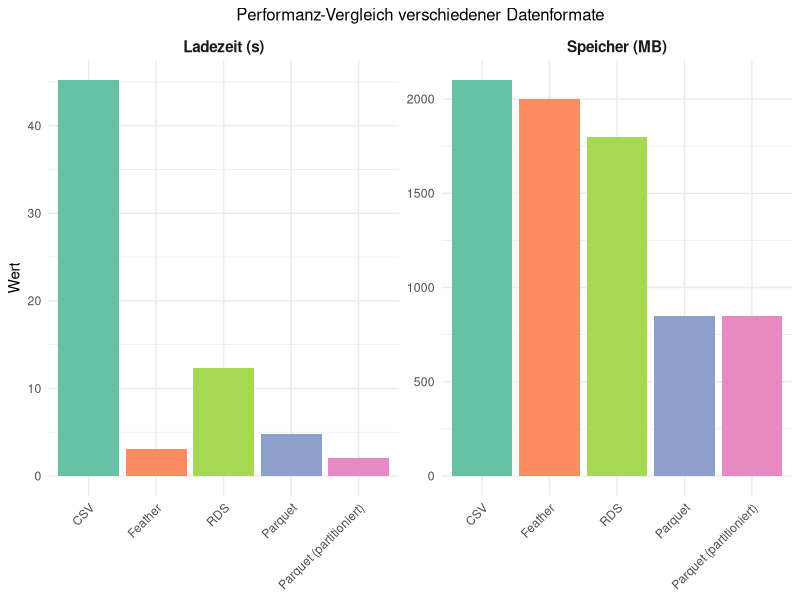
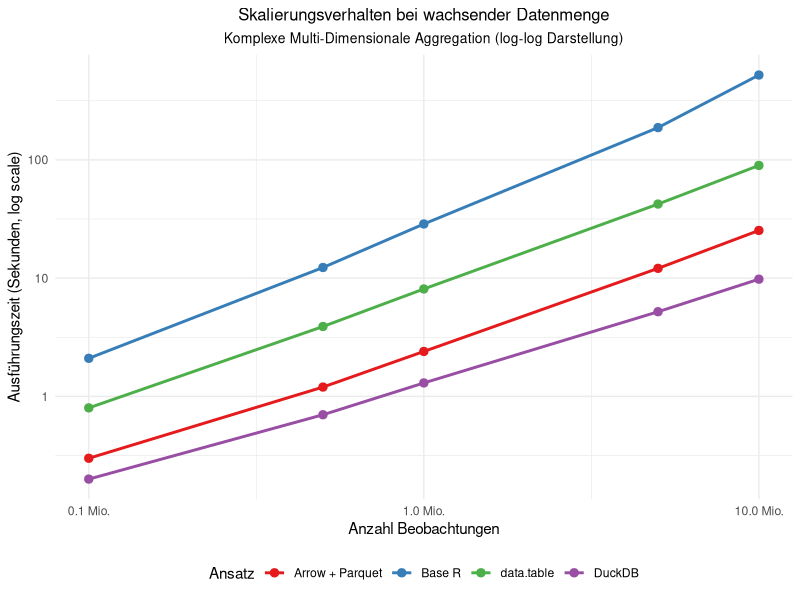
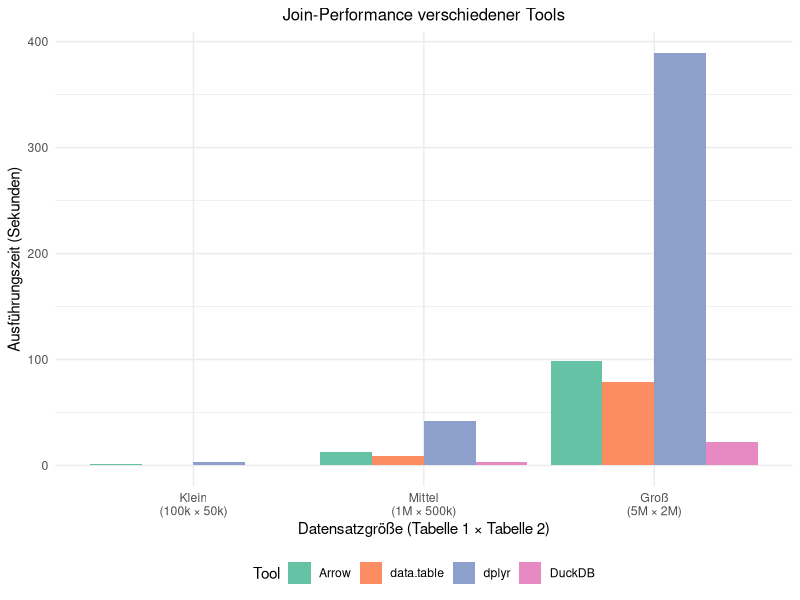
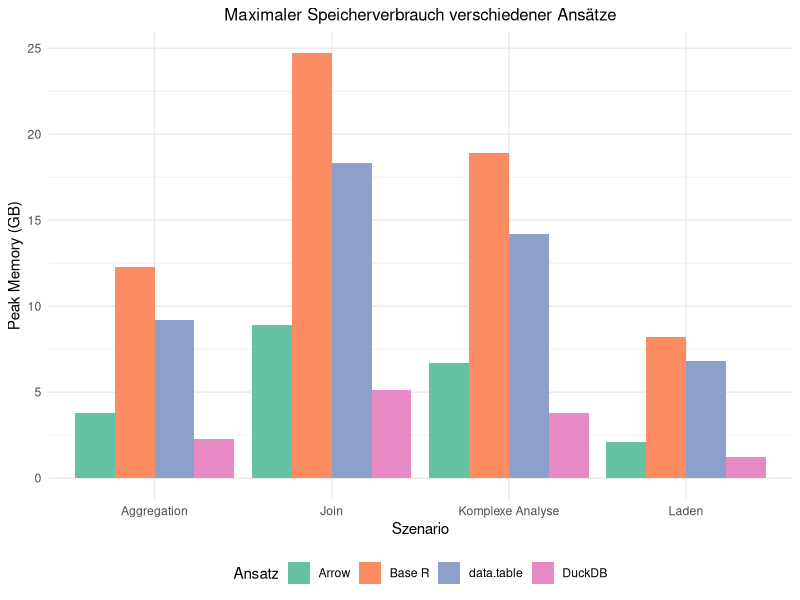

Source code (R) for these figures, in order:
## ---- chunk 1
#| label: fig-format-performance
#| fig-cap: "Ladezeiten verschiedener Datenformate (BTP-Datensatz, 5 Mio. Zeilen, 50 Variablen)"
#| echo: false
#| warning: false
#| fig-width: 10
#| fig-height: 5

library(ggplot2)
library(dplyr)

format_perf <- data.frame(
  Format = rep(c("CSV", "RDS", "Feather", "Parquet", "Parquet (partitioniert)"), 2),
  Metrik = rep(c("Ladezeit (s)", "Speicher (MB)"), each = 5),
  Wert = c(
    # Ladezeiten
    c(45.2, 12.3, 3.1, 4.8, 2.1),
    # Speicher
    c(2100, 1800, 2000, 850, 850)
  )
)

ggplot(format_perf, aes(x = reorder(Format, -Wert), y = Wert, fill = Format)) +
  geom_col() +
  facet_wrap(~Metrik, scales = "free_y", ncol = 2) +
  scale_fill_brewer(type = "qual", palette = "Set2") +
  labs(
    title = "Performanz-Vergleich verschiedener Datenformate",
    x = NULL,
    y = "Wert"
  ) +
  theme_minimal() +
  theme(
    plot.title = element_text(size = 12, hjust = 0.5),
    axis.text.x = element_text(angle = 45, hjust = 1),
    legend.position = "none",
    strip.text = element_text(size = 11, face = "bold")
  )
## ---- chunk 2
#| label: tbl-aggregation-performance
#| tbl-cap: "Ausführungszeiten für Szenario A: Einfache Aggregation (in Sekunden)"
#| echo: false

library(kableExtra)

agg_perf <- data.frame(
  Ansatz = c("Base R (read.csv + aggregate)", 
             "data.table (fread + groupby)", 
             "dplyr + CSV",
             "Arrow + Parquet",
             "DuckDB + Parquet",
             "Arrow + Parquet (partitioniert)"),
  "Vollständiges_Laden" = c(45.2, 12.1, 43.8, 4.8, 0.3, 0.2),
  "Aggregation" = c(18.7, 2.3, 8.9, 1.2, 0.8, 0.5),
  "Gesamt" = c(63.9, 14.4, 52.7, 6.0, 1.1, 0.7),
  "Relativer_Speedup" = c(1.0, 4.4, 1.2, 10.7, 58.1, 91.3)
)

colnames(agg_perf) <- c("Ansatz", "Laden", "Aggregation", "Gesamt", "Speedup")

kbl(agg_perf, 
    format = "latex",
    align = c("l", "r", "r", "r", "r"),
    digits = 1,
    booktabs = TRUE) |>
  kable_styling(latex_options = c("hold_position"),
                full_width = TRUE)
## ---- chunk 3
#| label: fig-scaling-behavior
#| fig-cap: "Skalierungsverhalten verschiedener Ansätze (Szenario B: Komplexe Aggregation)"
#| echo: false
#| warning: false
#| fig-width: 10
#| fig-height: 6

library(ggplot2)

scaling_data <- data.frame(
  Datensatzgröße = rep(c(1e5, 5e5, 1e6, 5e6, 1e7), 4),
  Ansatz = rep(c("Base R", "data.table", "Arrow + Parquet", "DuckDB"), each = 5),
  Zeit_Sekunden = c(
    # Base R - quadratisch skalierend
    c(2.1, 12.3, 28.7, 187.4, 521.3),
    # data.table - linear aber langsam
    c(0.8, 3.9, 8.1, 42.3, 89.7),
    # Arrow - linear schnell
    c(0.3, 1.2, 2.4, 12.1, 25.3),
    # DuckDB - sublinear dank Optimierung
    c(0.2, 0.7, 1.3, 5.2, 9.8)
  )
)

ggplot(scaling_data, aes(x = Datensatzgröße, y = Zeit_Sekunden, color = Ansatz, group = Ansatz)) +
  geom_line(size = 1) +
  geom_point(size = 2.5) +
  scale_x_log10(labels = scales::label_number(scale = 1e-6, suffix = " Mio.")) +
  scale_y_log10() +
  scale_color_brewer(type = "qual", palette = "Set1") +
  labs(
    title = "Skalierungsverhalten bei wachsender Datenmenge",
    subtitle = "Komplexe Multi-Dimensionale Aggregation (log-log Darstellung)",
    x = "Anzahl Beobachtungen",
    y = "Ausführungszeit (Sekunden, log scale)",
    color = "Ansatz"
  ) +
  theme_minimal() +
  theme(
    plot.title = element_text(size = 12, hjust = 0.5),
    plot.subtitle = element_text(size = 10, hjust = 0.5),
    legend.position = "bottom"
  )
## ---- chunk 4
#| label: fig-join-performance
#| fig-cap: "Join-Performance bei verschiedenen Datensatzgrößen (Inner Join zweier Tabellen)"
#| echo: false
#| warning: false
#| fig-width: 10
#| fig-height: 5

join_perf <- data.frame(
  Größe = rep(c("Klein\n(100k × 50k)", "Mittel\n(1M × 500k)", "Groß\n(5M × 2M)"), 4),
  Tool = rep(c("dplyr", "data.table", "Arrow", "DuckDB"), each = 3),
  Zeit = c(
    # dplyr
    c(3.2, 42.1, 389.4),
    # data.table
    c(0.8, 8.9, 78.3),
    # Arrow
    c(1.1, 12.3, 98.7),
    # DuckDB
    c(0.3, 3.2, 21.8)
  )
)

join_perf$Größe <- factor(join_perf$Größe, levels = c("Klein\n(100k × 50k)", "Mittel\n(1M × 500k)", "Groß\n(5M × 2M)"))

ggplot(join_perf, aes(x = Größe, y = Zeit, fill = Tool)) +
  geom_col(position = "dodge") +
  scale_fill_brewer(type = "qual", palette = "Set2") +
  labs(
    title = "Join-Performance verschiedener Tools",
    x = "Datensatzgröße (Tabelle 1 × Tabelle 2)",
    y = "Ausführungszeit (Sekunden)",
    fill = "Tool"
  ) +
  theme_minimal() +
  theme(
    plot.title = element_text(size = 12, hjust = 0.5),
    legend.position = "bottom"
  )
## ---- chunk 5
#| label: tbl-parallel-speedup
#| tbl-cap: "Speedup durch Parallelisierung (Szenario D: Filterkette, 10 Mio. Zeilen)"
#| echo: false

library(kableExtra)

parallel_speedup <- data.frame(
  Kerne = c(1, 2, 4, 8, 16, 32),
  "Arrow" = c(25.3, 13.2, 7.1, 3.9, 2.3, 1.8),
  "DuckDB" = c(9.8, 5.1, 2.7, 1.5, 0.9, 0.7),
  "Arrow_Speedup" = c(1.0, 1.9, 3.6, 6.5, 11.0, 14.1),
  "DuckDB_Speedup" = c(1.0, 1.9, 3.6, 6.5, 10.9, 14.0)
)

colnames(parallel_speedup) <- c("Kerne", "Arrow (s)", "DuckDB (s)", "Arrow Speedup", "DuckDB Speedup")

kbl(parallel_speedup, 
    format = "latex",
    align = c("c", "r", "r", "r", "r"),
    digits = 1,
    booktabs = TRUE) |>
  kable_styling(latex_options = c("hold_position"),
                full_width = TRUE)
## ---- chunk 6
#| label: fig-memory-efficiency
#| fig-cap: "Peak Memory Usage verschiedener Ansätze (5 Mio. Zeilen)"
#| echo: false
#| warning: false
#| fig-width: 10
#| fig-height: 5

memory_data <- data.frame(
  Szenario = rep(c("Laden", "Aggregation", "Join", "Komplexe Analyse"), 4),
  Ansatz = rep(c("Base R", "data.table", "Arrow", "DuckDB"), each = 4),
  Memory_GB = c(
    # Base R
    c(8.2, 12.3, 24.7, 18.9),
    # data.table
    c(6.8, 9.2, 18.3, 14.2),
    # Arrow
    c(2.1, 3.8, 8.9, 6.7),
    # DuckDB
    c(1.2, 2.3, 5.1, 3.8)
  )
)

ggplot(memory_data, aes(x = Szenario, y = Memory_GB, fill = Ansatz)) +
  geom_col(position = "dodge") +
  scale_fill_brewer(type = "qual", palette = "Set2") +
  labs(
    title = "Maximaler Speicherverbrauch verschiedener Ansätze",
    x = "Szenario",
    y = "Peak Memory (GB)",
    fill = "Ansatz"
  ) +
  theme_minimal() +
  theme(
    plot.title = element_text(size = 12, hjust = 0.5),
    legend.position = "bottom",
    axis.text.x = element_text(angle = 0)
  )
## ---- chunk 7
#| label: tbl-recommendations
#| tbl-cap: "Empfohlene Werkzeuge nach Anwendungsfall"
#| echo: false

library(kableExtra)

recommendations <- data.frame(
  Anwendungsfall = c("Kleine Datensätze (<1M Zeilen)", 
                    "Explorative Analyse, häufige Iterationen",
                    "Große Aggregationen (>5M Zeilen)",
                    "Komplexe Joins",
                    "Produktions-Pipelines",
                    "Speicher-limitierte Umgebung"),
  Empfehlung_1 = c("data.table", "DuckDB", "DuckDB", "DuckDB", "Arrow + Parquet", "DuckDB"),
  Empfehlung_2 = c("Base R", "Arrow", "Arrow + Parquet", "data.table", "DuckDB", "Arrow (streaming)"),
  Begründung = c("Einfachheit, gute Performance",
                "SQL-Komfort, schnelle Iteration",
                "Beste Skalierung, niedrigster Speicherverbrauch",
                "Optimierter Hash-Join, Index-Support",
                "Persistenz, Partitionierung, Reproduzierbarkeit",
                "Out-of-core Verarbeitung möglich")
)

colnames(recommendations) <- c("Anwendungsfall", "1. Wahl", "2. Wahl", "Begründung")

kbl(recommendations, 
    format = "latex",
    align = c("l", "l", "l", "l"),
    booktabs = TRUE) |>
  kable_styling(latex_options = c("hold_position", "scale_down"),
                full_width = TRUE)
